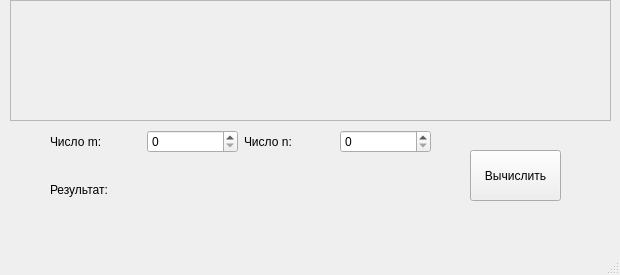
<?xml version="1.0" encoding="UTF-8"?>
<ui version="4.0">
 <class>MainWindow</class>
 <widget class="QMainWindow" name="MainWindow">
  <property name="geometry">
   <rect>
    <x>0</x>
    <y>0</y>
    <width>620</width>
    <height>275</height>
   </rect>
  </property>
  <property name="minimumSize">
   <size>
    <width>620</width>
    <height>275</height>
   </size>
  </property>
  <property name="maximumSize">
   <size>
    <width>620</width>
    <height>275</height>
   </size>
  </property>
  <property name="windowTitle">
   <string>MainWindow</string>
  </property>
  <widget class="QWidget" name="centralwidget">
   <widget class="QFrame" name="frame">
    <property name="geometry">
     <rect>
      <x>10</x>
      <y>0</y>
      <width>601</width>
      <height>121</height>
     </rect>
    </property>
    <property name="frameShape">
     <enum>QFrame::StyledPanel</enum>
    </property>
    <property name="frameShadow">
     <enum>QFrame::Raised</enum>
    </property>
   </widget>
   <widget class="QPushButton" name="pushButton">
    <property name="geometry">
     <rect>
      <x>470</x>
      <y>150</y>
      <width>91</width>
      <height>51</height>
     </rect>
    </property>
    <property name="text">
     <string>Вычислить</string>
    </property>
   </widget>
   <widget class="QWidget" name="layoutWidget">
    <property name="geometry">
     <rect>
      <x>50</x>
      <y>130</y>
      <width>381</width>
      <height>90</height>
     </rect>
    </property>
    <layout class="QVBoxLayout" name="verticalLayout">
     <item>
      <layout class="QHBoxLayout" name="horizontalLayout">
       <item>
        <widget class="QLabel" name="label_2">
         <property name="text">
          <string>Число m:</string>
         </property>
        </widget>
       </item>
       <item>
        <widget class="QSpinBox" name="spinBox_numberM">
         <property name="maximum">
          <number>3</number>
         </property>
        </widget>
       </item>
       <item>
        <widget class="QLabel" name="label_3">
         <property name="text">
          <string>Число n:</string>
         </property>
        </widget>
       </item>
       <item>
        <widget class="QSpinBox" name="spinBox_numberN">
         <property name="maximum">
          <number>10</number>
         </property>
        </widget>
       </item>
      </layout>
     </item>
     <item>
      <layout class="QHBoxLayout" name="horizontalLayout_3">
       <item>
        <widget class="QLabel" name="label">
         <property name="text">
          <string>Результат:</string>
         </property>
        </widget>
       </item>
       <item>
        <widget class="QLabel" name="binary">
         <property name="text">
          <string/>
         </property>
        </widget>
       </item>
      </layout>
     </item>
    </layout>
   </widget>
  </widget>
  <widget class="QMenuBar" name="menubar">
   <property name="geometry">
    <rect>
     <x>0</x>
     <y>0</y>
     <width>620</width>
     <height>30</height>
    </rect>
   </property>
  </widget>
  <widget class="QStatusBar" name="statusbar"/>
 </widget>
 <resources/>
 <connections/>
</ui>
